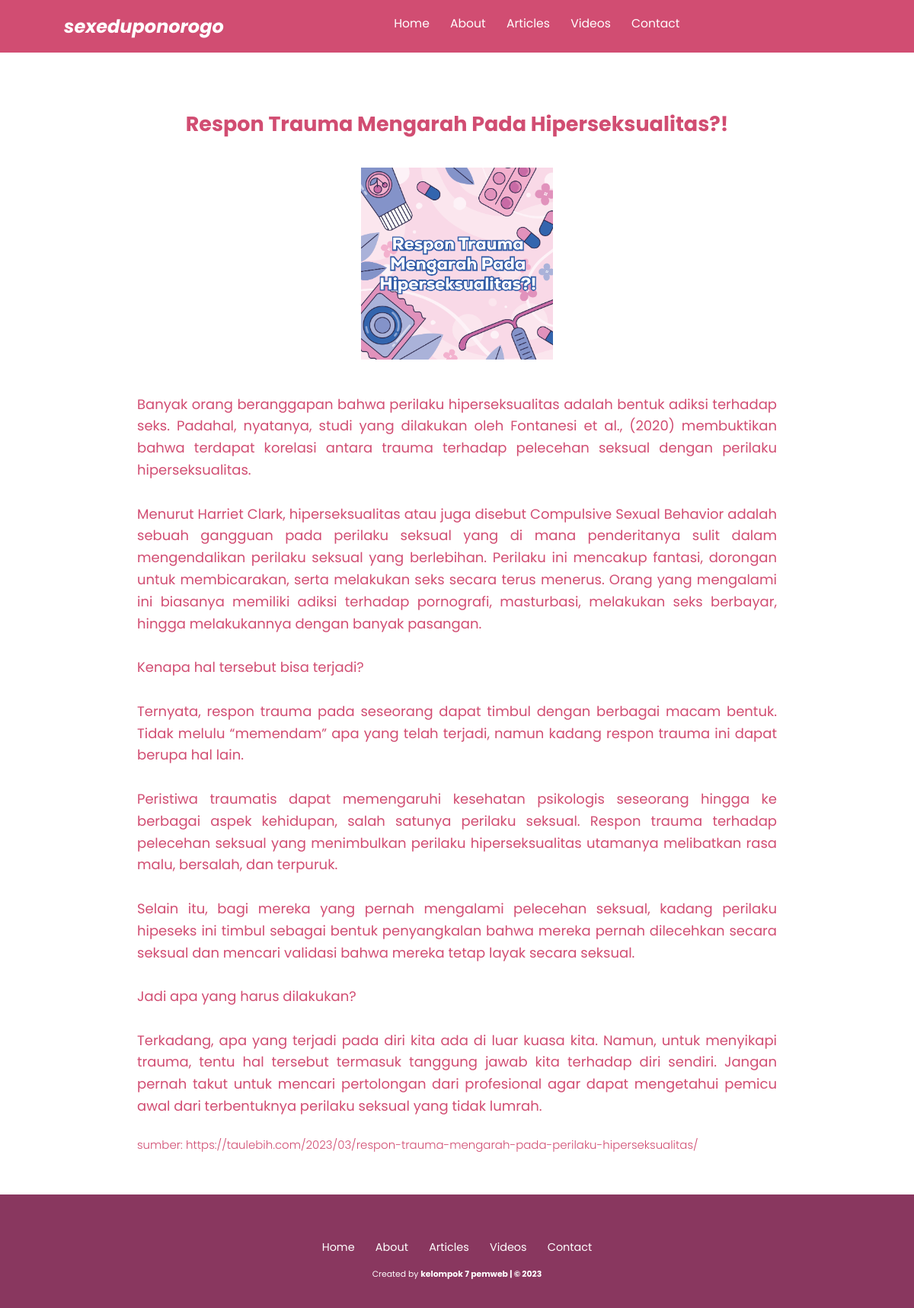
The page /article/article12.php on the database its author committed.
### tables this page shows
CREATE TABLE `article` (
  `id` int(11) NOT NULL,
  `title` varchar(100) NOT NULL,
  `synopsis` text NOT NULL,
  `description` longtext NOT NULL,
  `picture` varchar(250) NOT NULL,
  `source` varchar(200) NOT NULL
);

### functions.php (called while the page is built, shortened)
<?php
$conn = mysqli_connect("localhost", "root", "", "sex_education");
function query($query){
    global $conn;
    $result = mysqli_query($conn, $query);
    $rows = [];
    while($row = mysqli_fetch_assoc($result)){
        $rows[] = $row;
    }
    return $rows;
}
?>

### article/article12.php (the view, shortened to what this page needs)
<?php
require '../functions.php';
$article = query("SELECT * FROM article LIMIT 11,1");
?>
<!DOCTYPE html>
<html lang="en">
  <head>
    <link rel="stylesheet" href="../css/style.css" />
  </head>
  <body>
    <nav class="navbar">
      <a href="../index.php" class="navbar-logo">sexeduponorogo</a>
      <div class="navbar-nav">
        <a href="../index.php">Home</a>
        <a href="../about.php">About</a>
        <a href="../article.php">Articles</a>
        <a href="../video.php">Videos</a>
        <a href="../contact.php">Contact</a>
      </div>
    </nav>
    <section id="article-sub" class="article-sub">
      <div class="row">
        <?php foreach ($article as $row) : ?>
        <div class="content">
          <h2 class="title"><?= $row["title"]; ?></h2>
          <img src="../img/article/<?= $row["picture"]; ?>" class="article-img" alt="" />
          <p>
          <?= $row["description"]; ?>
          </p>
          <h5>sumber: <?= $row["source"]; ?></h5>
        </div>
        <?php endforeach; ?>
      </div>
    </section>
    <footer>
      <div class="links">
        <a href="../index.php">Home</a>
        <a href="../about.php">About</a>
        <a href="../article.php">Articles</a>
        <a href="../video.php">Videos</a>
        <a href="../contact.php">Contact</a>
      </div>
      <div class="credit">
        <p>
          Created by
          <a href="">kelompok 7 pemweb | &copy; 2023</a>
        </p>
      </div>
    </footer>
  </body>
</html>

### css/style.css (style rules this page uses)
:root { --primary: #d14d72; --bg: #fff; --second: #fcc8d1; }
* { font-family: "Poppins", sans-serif; margin: 0; padding: 0; box-sizing: border-box; outline: none; border: none; text-decoration: none; }
html { scroll-behavior: smooth; }
body { font-family: "Poppins", sans-serif; background-color: var(--bg); color: var(--primary); }
.navbar { display: flex; justify-content: space-between; align-items: center; padding: 1.4rem 7%; background-color: var(--primary); top: 0; left: 0; right: 0; z-index: 9999; }
.navbar .navbar-logo { font-size: 2rem; font-weight: 700; color: #fff; font-style: italic; }
.navbar .navbar-nav a { text-align: right; color: #fff; display: inline-block; font-size: 1.3rem; margin: 0 1rem; }
.navbar .navbar-nav a::after { content: ""; display: block; padding-bottom: 0.5rem; border-bottom: 0.1rem solid var(--bg); transform: scaleX(0); transition: 0.2s linear; }
.article-sub { min-height: 100vh; background-color: var(--bg); padding: 1rem 7% 1.4rem; }
.article-sub .row { display: flex; }
.article-sub .row .content { color: var(--primary); text-align: center; max-width: 70rem; margin: auto; line-height: 1.6; font-size: 1.5rem; }
.article-sub .row .content .title { margin-top: 2rem auto 0.5rem; }
.article-sub .row .content .article-img { padding-top: 3rem; padding-bottom: 3rem; width: 30%; }
.article-sub .row .content p { text-align: justify; }
.article-sub .row .content h5 { color: var(--primary); text-align: left; padding-top: 2rem; font-weight: 300; margin-top: 2rem auto 0.5rem; }
.row { width: 100%; display: flex; justify-content: center; align-items: center; margin-top: 5rem; }
footer { background-color: #89375f; text-align: center; padding: 5rem 0 3rem; margin-top: 3rem; }
footer .links { margin-bottom: 1.4rem; }
footer .links a { color: var(--bg); padding: 0.7rem 1rem; font-size: 1.2rem; }
footer .credit { font-size: 0.9rem; }
footer .credit a { color: var(--bg); font-weight: 700; }
footer .credit p { color: var(--bg); }
@media (max-width: 1366px) { html { font-size: 75%; } }

### rows shown on the page
article: title "Respon Trauma Mengarah Pada Hiperseksualitas?!", picture (picture), description "Banyak orang beranggapan bahwa perilaku hiperseksualitas adalah bentuk adiksi terhadap seks. Padahal, nyatanya, studi yang dilakukan oleh Fontanesi et al., (2020) membuktikan bahwa terdapat korelasi antara trauma terhadap pelecehan seksual dengan perilaku hiperseksualitas. Menurut Harriet Clark, hiperseksualitas atau juga disebut Compulsive Sexual Behavior adalah sebuah gangguan pada perilaku seksual yang di mana penderitanya sulit dalam mengendalikan perilaku seksual yang berlebihan. Perilaku ini mencakup fantasi, dorongan untuk membicarakan, serta melakukan seks secara terus menerus. Orang yang mengalami ini biasanya memiliki adiksi terhadap pornografi, masturbasi, melakukan seks…", source "https://taulebih.com/2023/03/respon-trauma-mengarah-pada-perilaku-hiperseksualitas/"
